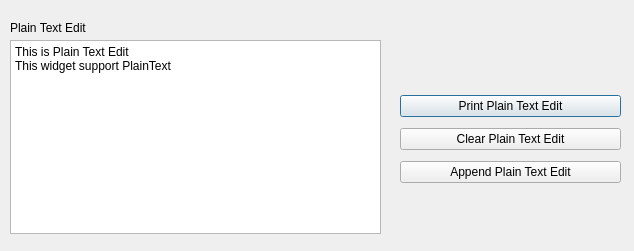
<?xml version="1.0" encoding="UTF-8"?>
<ui version="4.0">
 <class>Dialog</class>
 <widget class="QDialog" name="Dialog">
  <property name="geometry">
   <rect>
    <x>0</x>
    <y>0</y>
    <width>634</width>
    <height>251</height>
   </rect>
  </property>
  <property name="windowTitle">
   <string>Dialog</string>
  </property>
  <widget class="QLabel" name="label_text">
   <property name="geometry">
    <rect>
     <x>10</x>
     <y>20</y>
     <width>91</width>
     <height>16</height>
    </rect>
   </property>
   <property name="text">
    <string>Plain Text Edit</string>
   </property>
  </widget>
  <widget class="QWidget" name="layoutWidget">
   <property name="geometry">
    <rect>
     <x>400</x>
     <y>90</y>
     <width>221</width>
     <height>100</height>
    </rect>
   </property>
   <layout class="QVBoxLayout" name="verticalLayout_2">
    <item>
     <widget class="QPushButton" name="pushButton_printPlainTextEdit">
      <property name="text">
       <string>Print Plain Text Edit</string>
      </property>
     </widget>
    </item>
    <item>
     <widget class="QPushButton" name="pushButton_clearPlainTextEdit">
      <property name="text">
       <string>Clear Plain Text Edit</string>
      </property>
     </widget>
    </item>
    <item>
     <widget class="QPushButton" name="pushButton_appendPlainTextEdit">
      <property name="text">
       <string>Append Plain Text Edit</string>
      </property>
     </widget>
    </item>
   </layout>
  </widget>
  <widget class="QWidget" name="layoutWidget">
   <property name="geometry">
    <rect>
     <x>10</x>
     <y>40</y>
     <width>371</width>
     <height>194</height>
    </rect>
   </property>
   <layout class="QHBoxLayout" name="horizontalLayout">
    <item>
     <widget class="QPlainTextEdit" name="plainTextEdit_text">
      <property name="plainText">
       <string>This is Plain Text Edit
This widget support PlainText</string>
      </property>
     </widget>
    </item>
   </layout>
  </widget>
 </widget>
 <resources/>
 <connections/>
</ui>
